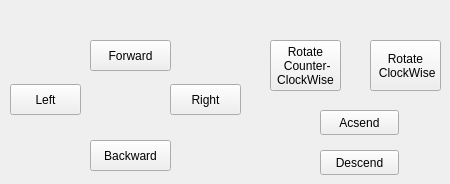
        <widget class="QWidget" name="tab_buttonControls">
         <attribute name="title">
          <string>Button Control</string>
         </attribute>
         <widget class="QPushButton" name="button_down">
          <property name="geometry">
           <rect>
            <x>320</x>
            <y>150</y>
            <width>79</width>
            <height>25</height>
           </rect>
          </property>
          <property name="toolTip">
           <string>Move the drone Downwards.</string>
          </property>
          <property name="statusTip">
           <string>Move the drone Downwards.</string>
          </property>
          <property name="text">
           <string>Descend</string>
          </property>
         </widget>
         <widget class="QPushButton" name="button_up">
          <property name="geometry">
           <rect>
            <x>320</x>
            <y>110</y>
            <width>79</width>
            <height>25</height>
           </rect>
          </property>
          <property name="toolTip">
           <string>Move the drone Upwards.</string>
          </property>
          <property name="statusTip">
           <string>Move the drone Upwards.</string>
          </property>
          <property name="text">
           <string>Acsend</string>
          </property>
         </widget>
         <widget class="QPushButton" name="button_left">
          <property name="geometry">
           <rect>
            <x>10</x>
            <y>84</y>
            <width>71</width>
            <height>31</height>
           </rect>
          </property>
          <property name="toolTip">
           <string>Move the drone Left.</string>
          </property>
          <property name="statusTip">
           <string>Move the drone Left.</string>
          </property>
          <property name="text">
           <string>Left</string>
          </property>
         </widget>
         <widget class="QPushButton" name="button_rotateCW">
          <property name="geometry">
           <rect>
            <x>370</x>
            <y>40</y>
            <width>71</width>
            <height>51</height>
           </rect>
          </property>
          <property name="toolTip">
           <string>Rotate the drone clockwise.</string>
          </property>
          <property name="statusTip">
           <string>Rotate the drone clockwise.</string>
          </property>
          <property name="text">
           <string>Rotate 
 ClockWise</string>
          </property>
         </widget>
         <widget class="QPushButton" name="button_forward">
          <property name="geometry">
           <rect>
            <x>90</x>
            <y>40</y>
            <width>81</width>
            <height>31</height>
           </rect>
          </property>
          <property name="toolTip">
           <string>Move the drone Forward.</string>
          </property>
          <property name="statusTip">
           <string>Move the drone Forward.</string>
          </property>
          <property name="text">
           <string>Forward</string>
          </property>
         </widget>
         <widget class="QPushButton" name="button_backward">
          <property name="geometry">
           <rect>
            <x>90</x>
            <y>140</y>
            <width>81</width>
            <height>31</height>
           </rect>
          </property>
          <property name="toolTip">
           <string>Move the drone Backwards.</string>
          </property>
          <property name="statusTip">
           <string>Move the drone Backwards.</string>
          </property>
          <property name="text">
           <string>Backward</string>
          </property>
         </widget>
         <widget class="QPushButton" name="button_right">
          <property name="geometry">
           <rect>
            <x>170</x>
            <y>84</y>
            <width>71</width>
            <height>31</height>
           </rect>
          </property>
          <property name="toolTip">
           <string>Move the drone Right.</string>
          </property>
          <property name="statusTip">
           <string>Move the drone Right.</string>
          </property>
          <property name="text">
           <string>Right</string>
          </property>
         </widget>
         <widget class="QPushButton" name="button_rotateCCW">
          <property name="geometry">
           <rect>
            <x>270</x>
            <y>40</y>
            <width>71</width>
            <height>51</height>
           </rect>
          </property>
          <property name="toolTip">
           <string>Rotate the drone counter-clockwise.</string>
          </property>
          <property name="statusTip">
           <string>Rotate the drone counter-clockwise.</string>
          </property>
          <property name="text">
           <string>Rotate 
 Counter-
ClockWise</string>
          </property>
         </widget>
        </widget>
